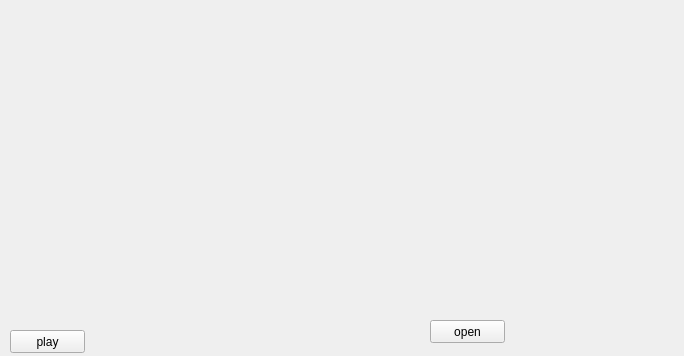
<?xml version="1.0" encoding="UTF-8"?>
<ui version="4.0">
 <class>Video</class>
 <widget class="QWidget" name="Video">
  <property name="geometry">
   <rect>
    <x>0</x>
    <y>0</y>
    <width>684</width>
    <height>356</height>
   </rect>
  </property>
  <property name="windowTitle">
   <string>Video</string>
  </property>
  <widget class="QLabel" name="label">
   <property name="geometry">
    <rect>
     <x>0</x>
     <y>1</y>
     <width>681</width>
     <height>311</height>
    </rect>
   </property>
   <property name="text">
    <string/>
   </property>
   <property name="alignment">
    <set>Qt::AlignCenter</set>
   </property>
  </widget>
  <widget class="QPushButton" name="play">
   <property name="geometry">
    <rect>
     <x>10</x>
     <y>330</y>
     <width>75</width>
     <height>23</height>
    </rect>
   </property>
   <property name="text">
    <string>play</string>
   </property>
  </widget>
  <widget class="QPushButton" name="open">
   <property name="geometry">
    <rect>
     <x>430</x>
     <y>320</y>
     <width>75</width>
     <height>23</height>
    </rect>
   </property>
   <property name="text">
    <string>open</string>
   </property>
  </widget>
 </widget>
 <layoutdefault spacing="6" margin="11"/>
 <resources/>
 <connections/>
</ui>
